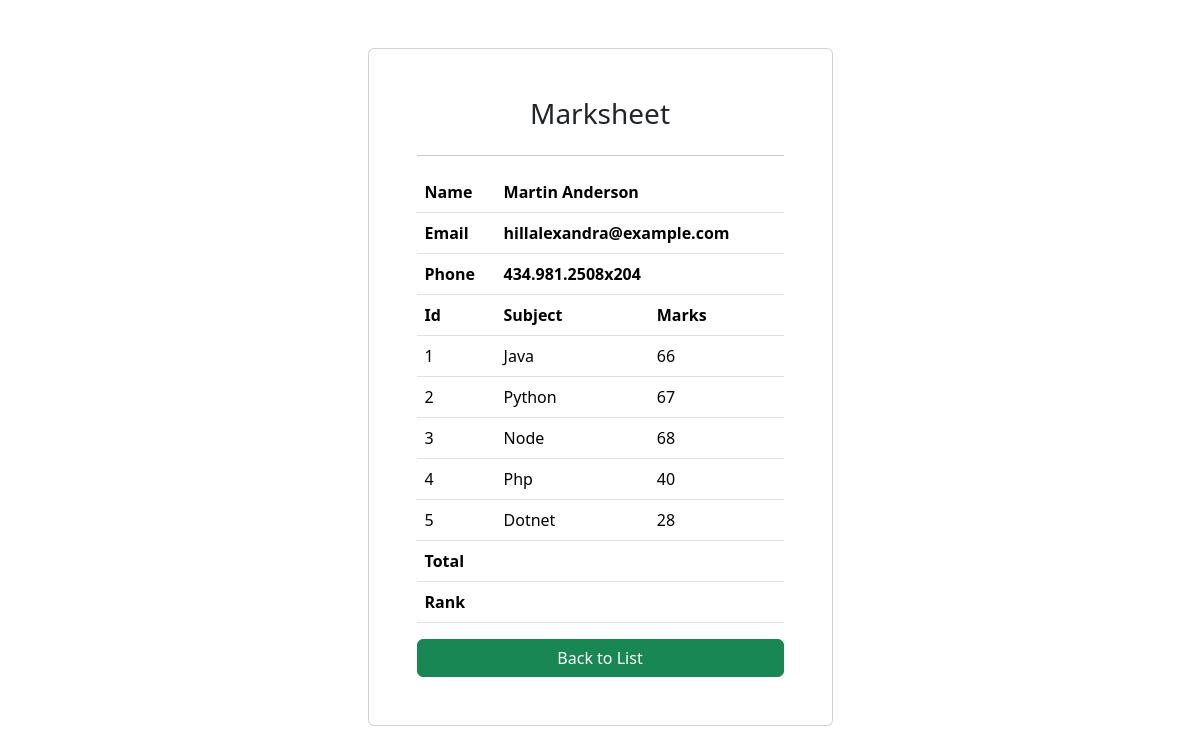
/marksheet?sid=STD_348, run on the app's committed database.
### myapp/models.py (models this page shows)
class Marks(models.Model):
    student = models.ForeignKey(Student,on_delete=models.CASCADE)
    subject = models.ForeignKey(Subject,on_delete=models.CASCADE)
    marks = models.IntegerField()

class Student(models.Model):
    dept_name = models.ForeignKey(Dept, on_delete=models.CASCADE)
    student_id= models.ForeignKey(StudentId,on_delete=models.CASCADE)
    name = models.CharField(max_length=20)
    email = models.CharField(max_length=50)
    phone = models.CharField(max_length=20)

class Subject(models.Model):
    subject_name=models.CharField(max_length=20)

### myapp/views.py (the view)
# urls.py: path("marksheet",marksheet,name="marksheet")
def marksheet(request):
    sid = request.GET['sid']
    marks = Marks.objects.filter(student__student_id__student_id=sid)
    print(marks)
    return render(request,'marksheet.html',{"marks":marks})

### myapp/templates/marksheet.html (shortened to what this page needs)
<!DOCTYPE html>
<html lang="en">
<head>
    <link href="https://cdn.jsdelivr.net/npm/bootstrap@5.3.7/dist/css/bootstrap.min.css" rel="stylesheet"
>
</head>
<body>
</body>
<div class="container">
    <div class="col-5 card mx-auto mt-5 p-5">
        <h3 align="center">Marksheet</h3>
        <hr>
        <table class="table">
            <tr>
                <th>Name</th>
                <th colspan="2">{{marks.0.student.name}}</th>
            </tr>
            <tr>
                <th>Email</th>
                <th colspan="2">{{marks.0.student.email}}</th>
            </tr>
            <tr>
                <th>Phone</th>
                <th colspan="2">{{marks.0.student.phone}}</th>
            </tr>
            <tr>
                <th>Id</th>
                <th>Subject</th>
                <th>Marks</th>
            </tr>
            {%for mark in marks%}
            <tr>
                <td>{{forloop.counter}}</td>
                <td>{{mark.subject.subject_name}}</td>
                <td>{{mark.marks}}</td>
            </tr>
            {%endfor%}
            <tr>
                <th colspan="2">Total</th>
                <th></th>
            </tr>
            <tr>
                <th colspan="2">Rank</th>
                <th></th>
            </tr>
        </table>
        <a href="{%url 'index'%}" class="btn btn-success">Back to List</a>
    </div>
</div>
</html>

### data on the page
Marks: student.name "Martin Anderson", student.email "hillalexandra@example.com", student.phone "434.981.2508x204", subject.subject_name "Java", marks "66"
Marks: subject.subject_name "Python", marks "67"
Marks: subject.subject_name "Node", marks "68"
Marks: subject.subject_name "Php", marks "40"
Marks: subject.subject_name "Dotnet", marks "28"
